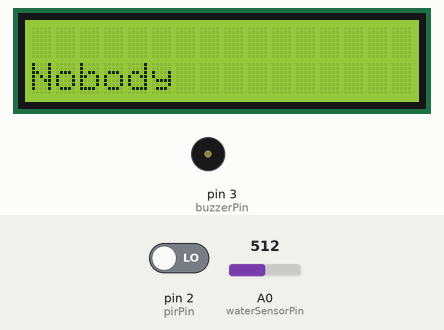
Bench run of a sketch on a simulated Arduino Uno, built with avr-gcc and run on an emulated ATmega328P. Shown: 16×2 character LCD, buzzer (waves = sounding). Inputs (shaded band) come from the test bench; at power-on: pin 2 (pirPin) LOW, A0 (waterSensorPin) = 512. What the sketch prints to the serial monitor is not drawn.

Above: at 1.3 s.
1.4 s: pin 2 (pirPin) driven HIGH
At 2.3 s:
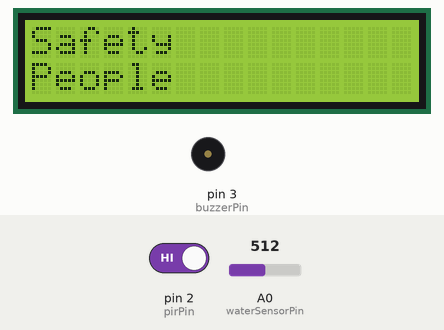
2.9 s: A0 (waterSensorPin) set to 1004
4.4 s: A0 (waterSensorPin) set to 1019
At 5.4 s:
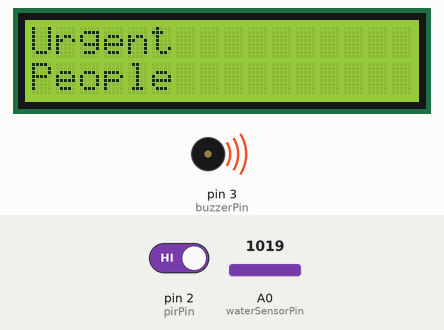
5.9 s: A0 (waterSensorPin) set to 900
At 7.1 s:
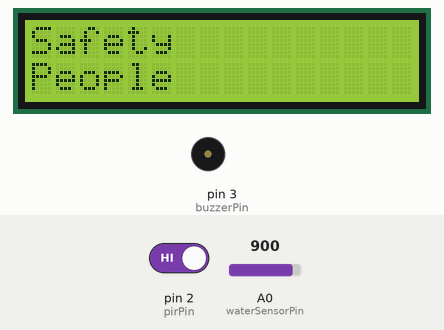
8.9 s: A0 (waterSensorPin) set to 1023
At 10.3 s:
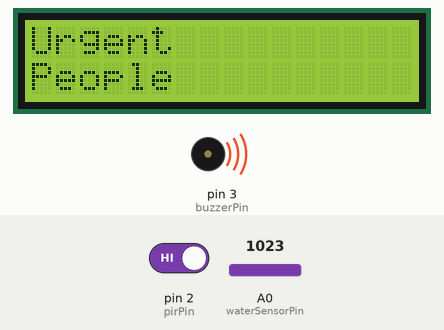
Timing chart, 0 to 11.5 s (numbered marks = the images above; inputs shaded):
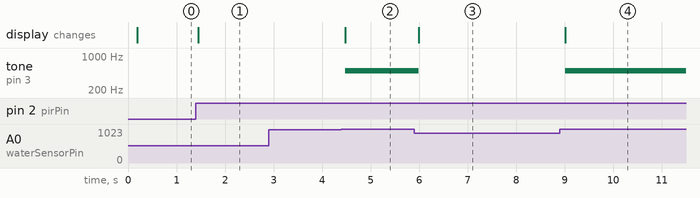

Measured:
- the behaviour switches between 1012 and 1013 on A0 (waterSensorPin) (found by bisection; images 1 and 2)
- after the input at 1.4 s, the display: changes after 0.05 s (image 1)
- after the input at 2.9 s, every drawn part: stays the same
- after the input at 4.4 s, tone on pin 3 (buzzerPin): silent → 500 Hz after 0.08 s; the display: changes after 0.08 s (image 2)
- after the input at 5.9 s, tone on pin 3 (buzzerPin): 500 Hz → silent after 0.09 s; the display: changes after 0.09 s (image 3)
- after the input at 8.9 s, tone on pin 3 (buzzerPin): silent → 500 Hz after 0.11 s; the display: changes after 0.11 s (image 4)

The sketch:

Assignment3-PIR_WaterLevelSeneor.ino
```cpp
#include <Wire.h>
#include <LiquidCrystal_I2C.h>

LiquidCrystal_I2C lcd(0x27, 16, 2);

const int pirPin = 2;
const int buzzerPin = 3;
const int waterSensorPin = A0;
const int waterThreshold = 500;
const int noiseThreshold = 50;
int baseline = 0;

void setup() {
  Serial.begin(9600);

  lcd.init();
  lcd.backlight();
  lcd.setCursor(0, 0);
  noTone(buzzerPin);

  pinMode(pirPin, INPUT);
  pinMode(buzzerPin, OUTPUT);

  for (int i = 0; i < 10; i++) {
    baseline += analogRead(waterSensorPin);
    delay(10);
  }
  baseline /= 10;
}

void loop() {
  int pirState = digitalRead(pirPin);
  int waterLevel = analogRead(waterSensorPin) - baseline;

  if (waterLevel < noiseThreshold) {
    waterLevel = 0;
  }

  if (pirState == HIGH) {
    lcd.setCursor(0, 1);
    lcd.print("People       ");

    if (waterLevel > waterThreshold) {
      lcd.setCursor(0, 0);
      lcd.print("Urgent       ");
      tone(buzzerPin, 500);

    } else {
      lcd.setCursor(0, 0);
      lcd.print("Safety       ");
      noTone(buzzerPin);
    }

  } else {
    lcd.setCursor(0, 1);
    lcd.print("Nobody       ");
    lcd.setCursor(0, 0);
    lcd.print("             ");
    digitalWrite(buzzerPin, LOW);
    noTone(buzzerPin);
  }

  Serial.print("PIR State: ");
  Serial.print(pirState == HIGH ? "People" : "Nobody");
  Serial.print(" | Water Level: ");
  Serial.println(waterLevel);

  delay(100);
}
```
